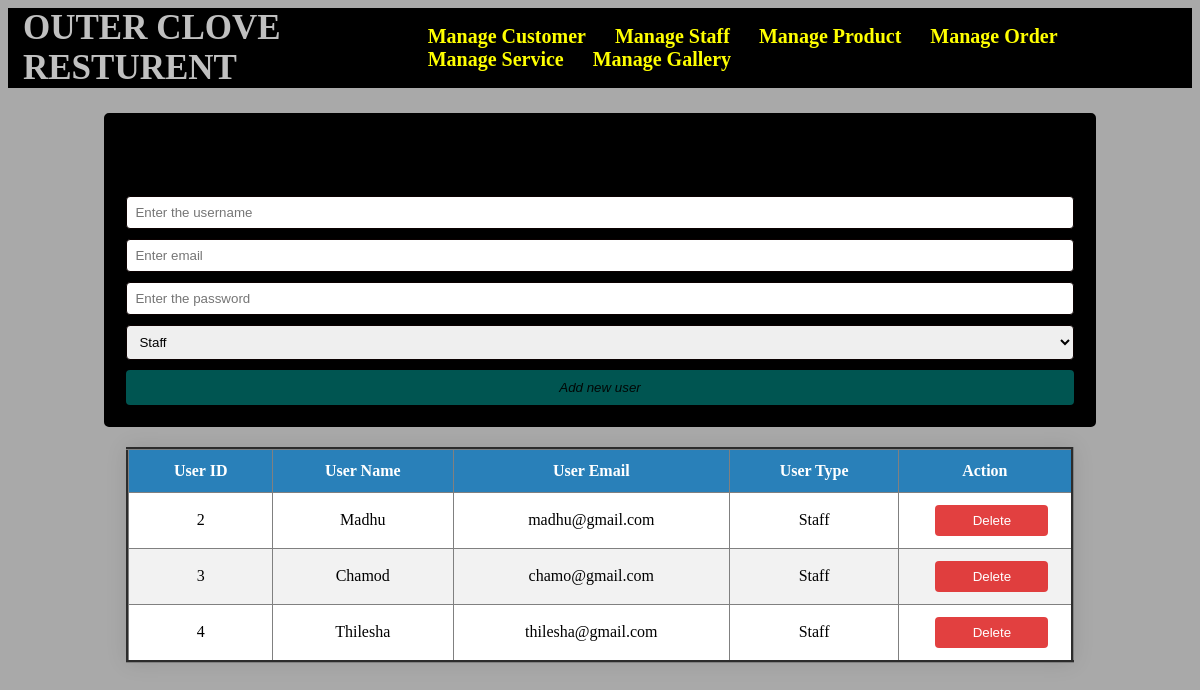
/Admin/manage_staff.php, run on the app's committed database.
### tables this page shows
CREATE TABLE `users` (
  `user_id` int(10) NOT NULL,
  `user_name` varchar(225) NOT NULL,
  `user_email` varchar(225) NOT NULL,
  `user_password` varchar(225) NOT NULL,
  `user_hashpassword` varchar(225) NOT NULL,
  `user_type` varchar(225) NOT NULL
);

### Admin/manage_staff.php (the view, shortened to what this page needs)
<?php
include './admin_dashboard.php';
$database = new connection();
try {
    $conn = $database->getConnection();
    $select_sql = "SELECT * FROM users";
    $stmt = $conn->query($select_sql);
    $users = $stmt->fetchAll(PDO::FETCH_ASSOC);
} catch (PDOException $e) {
    echo 'Error: ' . $e->getMessage();
}
?>
<section class="add_product">
    <form action="./manage_staffadd.php" method="post" class="add-product-form" enctype="multipart/form-data">
        <h3>Add a new user</h3>
        <input type="text" name="user_name" placeholder="Enter the username" class="box" required>
        <input type="email" name="user_email" placeholder="Enter email" class="box" required>
        <input type="text" name="user_password" min="0" placeholder="Enter the password" class="box" required>
        <select name="user_type" class="box" required>
            <option value="Staff">Staff</option>
        </select>
        <input type="submit" value="Add new user" name="add_user" class="btn">
    </form>
</section>
<section class="table">
    <table border="3">
        <thead>
            <tr>
                <th>User ID</th>
                <th>User Name</th>
                <th>User Email</th>
                <th>User Type</th>
                <th>Action</th>
            </tr>
        </thead>
        <tbody>
            <?php foreach ($users as $user) : ?>
                <tr>
                    <td><?php echo $user['user_id']; ?></td>
                    <td><?php echo $user['user_name']; ?></td>
                    <td><?php echo $user['user_email']; ?></td>
                    <td><?php echo $user['user_type']; ?></td>
                    <td>
                        <form method="POST" action="./delete_staff.php" onsubmit="return confirm('Are you sure you want to delete this user?');">
                            <button type="submit" name="delete_staff">Delete</button>
                        </form>
                    </td>
                </tr>
            <?php endforeach; ?>
        </tbody>
    </table>
</section>
</body>
</html>

### Styles/adminnav.css (style rules this page uses)
* { text-decoration:none; }

### Styles/man_gallery.css (style rules this page uses)
.add_product { margin-top: 25px; height: 50% }
body { background-color: darkgray; }
.add-product-form { max-width: 80%; ; margin: 0 auto; padding: 20px; border: 2px solid black; border-radius: 5px; background-color: black; }
.add-product-form h3 { text-align: center; margin-bottom: 20px; font-style: inherit; }
.box { width: 100%; margin-bottom: 10px; padding: 8px; border: 1px solid #0b0101; border-radius: 4px; box-sizing: border-box; }
.btn { width: 100%; padding: 10px; border: none; border-radius: 4px; background-color: #00fff255; color: rgb(1, 8, 6); cursor: pointer; font-style: italic; }

### Styles/user_table.css (style rules this page uses)
.table { width: 80%; margin-left: 10%; }
table { width: 100%; border-collapse: collapse; border-spacing: 0; margin-top: 20px; box-shadow: 0 0 20px rgba(0, 0, 0, 0.1); background-color: #fff; }
th, td { padding: 12px 15px; text-align: center; }
th { background-color: #2980b9; color: white; font-weight: bold; }
tr:nth-child(even) { background-color: #f2f2f2; }
button { padding: 8px 16px; background-color: rgba(222, 32, 32, 0.854); color: white; border: none; border-radius: 4px; cursor: pointer; transition: background-color 0.3s ease; width: 80%; margin-left: 10%; }

### data on the page
users: user_id "2", user_name "Madhu", user_email "madhu@gmail.com", user_type "Staff"
users: user_id "3", user_name "Chamod", user_email "chamo@gmail.com", user_type "Staff"
users: user_id "4", user_name "Thilesha", user_email "thilesha@gmail.com", user_type "Staff"
